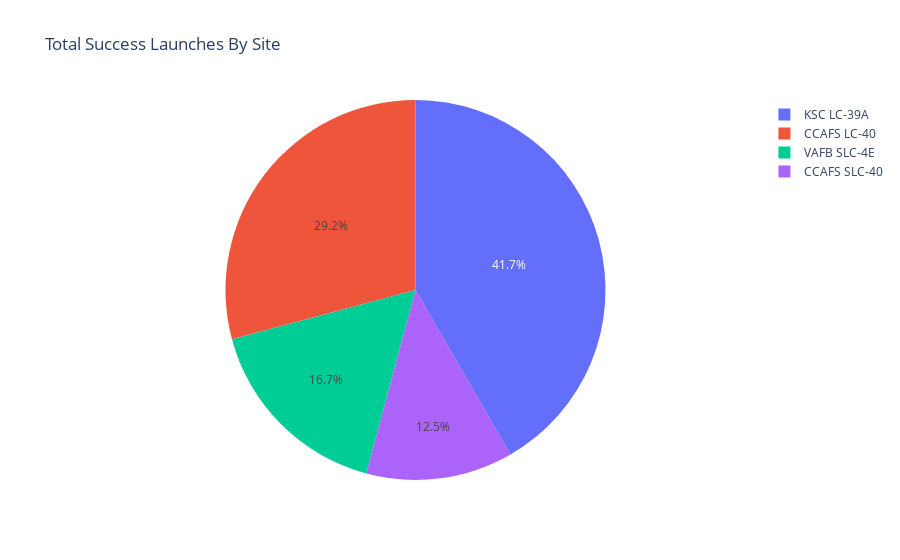

Here is the notebook cell this chart was saved with:
### Markdown cell above
### TASK 1: Add a Launch Site Drop-down Input Component

### Code cell
import piplite
await piplite.install(['pandas', 'plotly', 'nbformat'])

import pandas as pd
import plotly.express as px
from js import fetch
import io

# Loading data
URL = "https://cf-courses-data.s3.us.cloud-object-storage.appdomain.cloud/IBM-DS0321EN-SkillsNetwork/datasets/spacex_launch_dash.csv"
resp = await fetch(URL)
spacex_df = pd.read_csv(io.BytesIO((await resp.arrayBuffer()).to_py()))


success_counts = spacex_df.groupby('Launch Site')['class'].sum().reset_index()
fig1 = px.pie(success_counts, values='class', names='Launch Site',
              title='Total Success Launches By Site')
fig1.show()  # This should work now!
print("done")

### Figure 1 — Plotly figure (JSON) as saved in the notebook; plotly's stock layout.template omitted (floating-point values rounded to 4 significant figures)
{"data": [{"domain": {"x": [0, 1], "y": [0, 1]}, "hovertemplate": "Launch Site=%{label}<br>class=%{value}<extra></extra>", "labels": ["CCAFS LC-40", "CCAFS SLC-40", "KSC LC-39A", "VAFB SLC-4E"], "legendgroup": "", "name": "", "showlegend": true, "values": [7, 3, 10, 4], "type": "pie"}], "layout": {"legend": {"tracegroupgap": 0}, "title": {"text": "Total Success Launches By Site"}, "autosize": true}}
